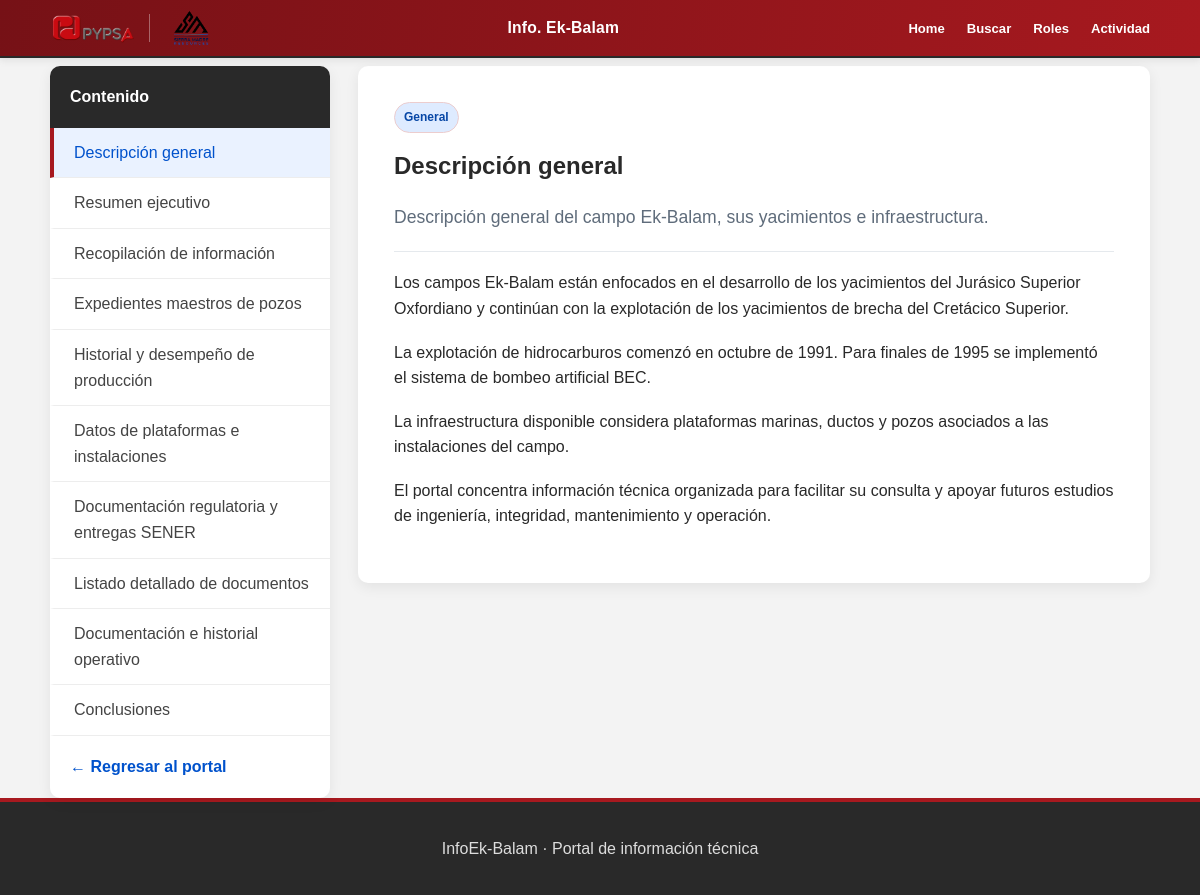
/contenido/overview (signed in), run on the app's committed database.
### models.py (models this page shows)
class Contenido(db.Model):
    __tablename__ = "contenidos"
    id = db.Column(
        db.Integer,
        primary_key=True
    )
    slug = db.Column(
        db.String(120),
        unique=True,
        nullable=False
    )
    titulo = db.Column(
        db.String(200),
        nullable=False
    )
    categoria = db.Column(
        db.String(100),
        nullable=False
    )
    resumen = db.Column(
        db.Text,
        nullable=True
    )
    contenido = db.Column(
        db.Text,
        nullable=False
    )
    palabras_clave = db.Column(
        db.Text,
        nullable=True
    )
    orden = db.Column(
        db.Integer,
        default=0,
        nullable=False
    )
    activo = db.Column(
        db.Boolean,
        default=True,
        nullable=False
    )

### app.py (the view)
@app.route("/contenido/<string:slug>")
@login_required
def ver_contenido(slug):
    contenido = Contenido.query.filter_by(
        slug=slug,
        activo=True
    ).first_or_404()
    contenidos_menu = (
        Contenido.query
        .filter_by(activo=True)
        .order_by(Contenido.orden)
        .all()
    )
    pozos_por_plataforma = (
        obtener_pozos_por_plataforma()
        if slug == "well-master-files"
        else {}
    )
    imagenes_por_plataforma = obtener_imagenes_por_plataforma(
        pozos_por_plataforma
    )
    historiales_por_plataforma = obtener_historiales_por_plataforma(
        None if slug == "production-history" else pozos_por_plataforma
    )
    return render_template(
        "contenido.html",
        contenido=contenido,
        contenidos_menu=contenidos_menu,
        pozos_por_plataforma=pozos_por_plataforma,
        imagenes_por_plataforma=imagenes_por_plataforma,
        historiales_por_plataforma=historiales_por_plataforma,
        opciones_produccion=opciones_produccion(),
    )

### app.py (called while the page is built)
def obtener_imagenes_por_plataforma(pozos_por_plataforma):
    return {
        plataforma: PLATAFORMAS_BUSQUEDA.get(
            plataforma.upper(),
            {}
        ).get("imagen")
        for plataforma in pozos_por_plataforma
    }

def obtener_historiales_por_plataforma(pozos_por_plataforma=None):
    plataformas = (
        pozos_por_plataforma
        if pozos_por_plataforma is not None
        else HISTORIALES_PRODUCCION
    )
    return {
        plataforma: HISTORIALES_PRODUCCION[plataforma]
        for plataforma in plataformas
        if plataforma in HISTORIALES_PRODUCCION
    }

@login_manager.user_loader
def cargar_usuario(usuario_id):
    return db.session.get(
        Usuario,
        int(usuario_id)
    )

@app.before_request
def registrar_actividad_usuario():
    if not current_user.is_authenticated:
        return
    registro_id = session.get("registro_acceso_id")
    if not registro_id:
        return
    ahora_epoch = time.time()
    ultima_actualizacion = session.get("registro_actividad_epoch", 0)
    if ahora_epoch - ultima_actualizacion < 60:
        return
    registro = db.session.get(SesionNavegacion, registro_id)
    if registro and registro.usuario_id == current_user.id and not registro.fecha_salida:
        registro.ultima_actividad = datetime.utcnow()
        db.session.commit()
        session["registro_actividad_epoch"] = ahora_epoch

### models.py (called while the page is built)
    def tiene_permiso(self, codigo):
        return any(
            permiso.codigo == codigo
            for rol in self.roles
            for permiso in rol.permisos
        )

    @property
    def is_active(self):
        return self.activo

### templates/contenido.html (shortened to what this page needs)
{% extends "base.html" %}
{% from "_explorador_pozos.html" import explorador_pozos %}
{% from "_historiales_produccion.html" import selector_historiales %}
{% from "_produccion_interactiva.html" import produccion_interactiva %}
{% block content %}
<div class="distribucion-portal">
    <aside class="menu-lateral">
        <div class="menu-lateral-titulo">
            <span>Contenido</span>
        </div>
        <nav>
            {% for elemento in contenidos_menu %}
                <a
                    href="{{ url_for(
                        'ver_contenido',
                        slug=elemento.slug
                    ) }}#contenido-principal"
                    class="{% if elemento.id == contenido.id %}
                        activo
                    {% endif %}"
                >
                    {{ elemento.titulo }}
                </a>
            {% endfor %}
        </nav>
        <a
            class="volver-portal"
            href="{{ url_for('portal') }}"
        >
            ← Regresar al portal
        </a>
    </aside>
<article
    id="contenido-principal"
    class="contenido-documental"
>
        <span class="categoria">
            {{ contenido.categoria }}
        </span>
        <h1>
            {{ contenido.titulo }}
        </h1>
        <p class="resumen-contenido">
            {{ contenido.resumen }}
        </p>
        <div class="texto-contenido">
            {% for parrafo in contenido.contenido.split('\n\n') %}
                {% if parrafo.strip() %}
                    <p>{{ parrafo.strip() }}</p>
                {% endif %}
            {% endfor %}
        </div>
    </article>
</div>
{% endblock %}

### static/css/styles.css (style rules this page uses)
:root { --rojo-principal: #a7191f; --rojo-oscuro: #761116; --rojo-hover: #8b151a; --rojo-claro: #f6e8e9; --gris-oscuro: #292929; --gris-medio: #606060; --gris-suave: #d7d7d7; --gris-claro: #f3f3f3; --blanco: #ffffff; --sombra: rgb(0 0 0 / 9%); }
* { box-sizing: border-box; }
html { min-height: 100%; scroll-behavior: smooth; }
body { min-height: 100vh; margin: 0; display: flex; flex-direction: column; font-family: Arial, Helvetica, sans-serif; line-height: 1.6; color: var(--gris-oscuro); background-color: var(--gris-claro); }
#contenido-principal { scroll-margin-top: 110px; }
.tarjeta, .portal-bienvenida, .indicador, .tarjeta-contenido, .contenido-documental, .pagina-busqueda { background-color: var(--blanco); box-shadow: 0 4px 14px var(--sombra); }
.categoria { display: inline-block; width: fit-content; padding: 5px 10px; color: var(--rojo-oscuro); font-size: 0.75rem; font-weight: 700; background-color: var(--rojo-claro); border: 1px solid #eccdce; border-radius: 20px; }
.categoria { display: inline-block; width: fit-content; padding: 5px 9px; color: #0747a6; font-size: 0.75rem; font-weight: 700; background: #deebff; border-radius: 20px; }
.distribucion-portal { display: grid; grid-template-columns: 280px 1fr; gap: 28px; align-items: start; }
.menu-lateral { position: sticky; top: 20px; overflow: hidden; background: white; border-radius: 10px; box-shadow: 0 4px 14px rgb(0 0 0 / 7%); }
.menu-lateral-titulo { padding: 18px 20px; color: var(--blanco); font-weight: 700; background-color: var(--gris-oscuro); }
.menu-lateral nav a:hover, .menu-lateral nav a.activo { color: var(--rojo-principal); background-color: var(--rojo-claro); border-left: 4px solid var(--rojo-principal); }
.menu-lateral nav { display: flex; flex-direction: column; }
.menu-lateral nav a { padding: 12px 20px; color: #444444; text-decoration: none; border-left: 4px solid transparent; border-bottom: 1px solid #ededed; }
.menu-lateral nav a:hover, .menu-lateral nav a.activo { color: #0052cc; background: #eaf2ff; }
.volver-portal { display: inline-block; margin: 18px 20px; color: #0052cc; font-weight: 700; text-decoration: none; }
.contenido-documental { padding: 36px; background: white; border-radius: 10px; box-shadow: 0 4px 14px rgb(0 0 0 / 7%); }
.contenido-documental h1 { margin: 14px 0 12px; }
.resumen-contenido { padding-bottom: 20px; color: #5f6c7b; font-size: 1.1rem; border-bottom: 1px solid #e5e9ed; }
.texto-contenido p { margin: 18px 0; }

### data on the page
Contenido: titulo "Descripción general", categoria "General", resumen "Descripción general del campo Ek-Balam, sus yacimientos e infraestructura."
Contenido: titulo "Resumen ejecutivo"
Contenido: titulo "Recopilación de información"
Contenido: titulo "Expedientes maestros de pozos"
Contenido: titulo "Historial y desempeño de producción"
Contenido: titulo "Datos de plataformas e instalaciones"
Contenido: titulo "Documentación regulatoria y entregas SENER"
Contenido: titulo "Listado detallado de documentos"
Contenido: titulo "Documentación e historial operativo"
Contenido: titulo "Conclusiones"

### other printed values
{{ parrafo.strip() }} "Los campos Ek-Balam están enfocados en el desarrollo de los yacimientos del Jurásico Superior Oxfordiano y continúan con la explotación de los yacimientos de brecha del Cretácico Superior." "La explotación de hidrocarburos comenzó en octubre de 1991. Para finales de 1995 se implementó el sistema de bombeo artificial BEC." "La infraestructura disponible considera plataformas marinas, ductos y pozos asociados a las instalaciones del campo." "El portal concentra información técnica organizada para facilitar su consulta y apoyar futuros estudios de ingeniería, integridad, mantenimiento y operación."
